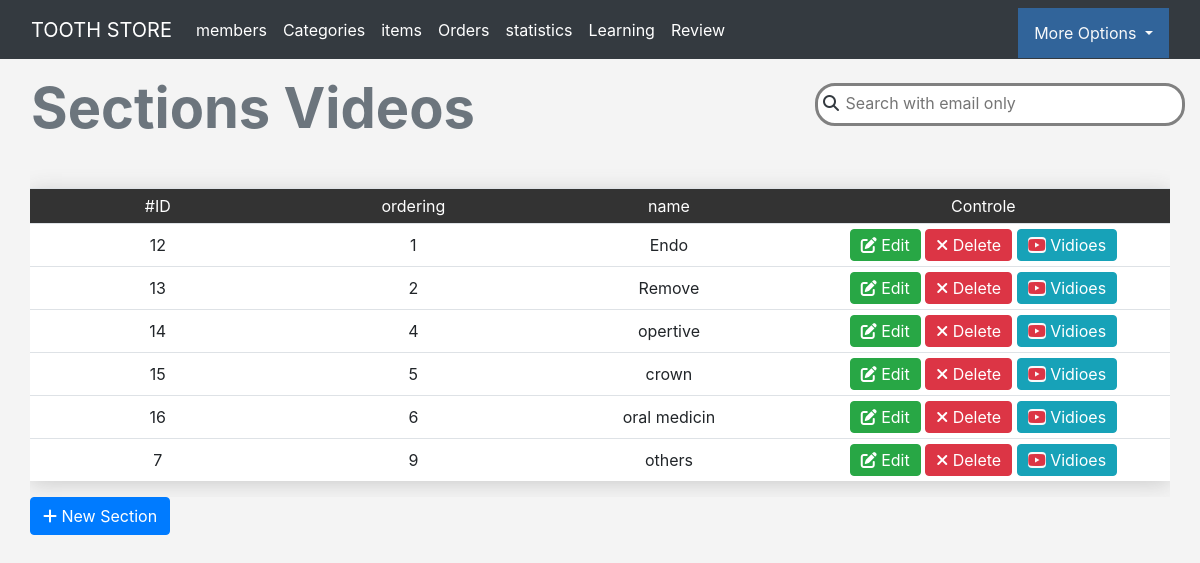
The page /admin/catlearn.php (signed in) on the database its author committed.
### tables this page shows
CREATE TABLE `catlearn` (
  `id` int(11) NOT NULL,
  `name` varchar(255) NOT NULL,
  `num` int(11) NOT NULL DEFAULT 0
);

### admin/catlearn.php (the view, shortened to what this page needs)
<?php
if (isset($_SESSION['UsernameAdmin*&%8253'])) {
    include('init.php');
    $do = isset($_GET['do']) ? $_GET['do'] : 'Manage';
    if ($do == 'Manage') {
        $stmt = $con->prepare("SELECT * FROM catlearn ORDER BY `num`  ASC");
        $stmt->execute();
        $rows = $stmt->fetchAll();
        ?>
        <div class="container">
            <div class="row">
                <div class="col-lg-8  justify-content-end ">
                    <h1 class="m-3 text-secondary">Sections Videos</h1>
                </div>
                <div class="col-lg-4  justify-content-end ">
                    <form class="row mt-4">
                        <div class="m-auto"
                            style="width:370px ; background-color: white; border-radius: 20px;border:solid 3px gray ;padding-left:5px">
                            <label for="search"><i class="fa-solid fa-magnifying-glass text-dark"></i></label>
                            <input type="text" id="search" class="search mt-1" style="width:80%;"
                                placeholder="Search with email only" onkeyup="getSearch()">
                        </div>
                    </form>
                </div>
            </div>
            <div class="container">
                <div class="table-responsive" id="mainSection">
                    <table class=" main-table table table-borderinged text-center">
                        <tr>
                            <td>#ID</td>
                            <td>ordering</td>
                            <td>name</td>
                            <td>Controle</td>
                        </tr>
                        <?php
                        foreach ($rows as $row) {
                            echo "<tr class='trbox'>";
                            echo "<td>" . $row['id'] . "</td>";
                            echo "<td>" . $row['num'] . "</td>";
                            echo "<td class='tditem'>" . $row['name'] . "</td>";
                            echo "<td>
                                        <a href='catlearn.php?do=Edit&id=" . $row['id'] . "'class='btn btn-success'><i class='fa fa-edit'></i> Edit</a>
                                        <a href='catlearn.php?do=Delete&id=" . $row['id'] . "'class='btn btn-danger confirm'><i class='fa fa-close'></i> Delete</a>
                                        <a href='managelearn.php?do=Manage&cat=" . $row['id'] . "&name=" . $row['name'] . "'class='btn btn-info '><i class='fa-brands text-danger bg-light rounded fa-youtube'></i> Vidioes</a>
                                  </td>";
                        }
                        ?>
                    </table>
                </div>
                <a class='btn btn-primary' id="addbtn" href='catlearn.php?do=Add'><i class="fa fa-plus"></i> New Section</a>
            </div> <?php
    }
    include($tpl . 'footer.inc.php');
} else {
    header('Location:index.php');
    exit();
}
?>

### admin/layout/css/backend.css (style rules this page uses)
body { background-color: #F4F4F4; font-size: 16px; }
h1 { font-size: 3.5em ; font-weight: bold; }
.main-table { box-shadow:0 3px 20px #CCC !important; }
.main-table td { background-color: #FFF; vertical-align: middle !important; }
.main-table tr:first-child td { background-color: #333; color:#FFF; min-width:190px !important; }
.main-table .btn { padding: 3px 10px; }
td { padding: 5px !important; }
#search { border: none; outline: none; box-shadow: none; }
table { margin-top: 30px; }

### rows shown on the page
catlearn: id "12", num "1", name "Endo"
catlearn: id "13", num "2", name "Remove"
catlearn: id "14", num "4", name "opertive"
catlearn: id "15", num "5", name "crown"
catlearn: id "16", num "6", name "oral medicin"
catlearn: id "7", num "9", name "others"

### other values the page prints
lang("Home_Admin") "TOOTH STORE"
lang("MEMBERS") "members"
lang("CATEGORIES") "Categories"
lang("ITEMS") "items"
lang("ORDERS") "Orders"
lang("STATISTICS") "statistics"
lang("Dropdown") "More Options"
